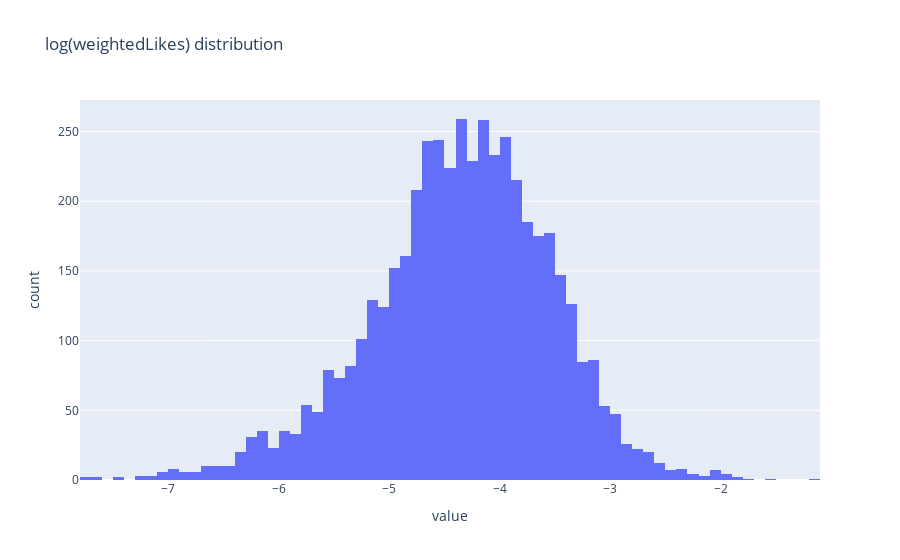

The code cell stored with this chart in its notebook:
### Code cell
f=px.histogram(np.log(dfRegression['weightedLikes']), title = 'log(weightedLikes) distribution')
f.update_layout(showlegend=False)

### Figure 1 — Plotly figure (JSON) as saved in the notebook; plotly's stock layout.template omitted (floating-point values rounded to 4 significant figures; data arrays with more than 128 entries replaced by an {"elided": "..."} marker saying what was removed)
{"data": [{"alignmentgroup": "True", "bingroup": "x", "hovertemplate": "variable=weightedLikes<br>value=%{x}<br>count=%{y}<extra></extra>", "legendgroup": "weightedLikes", "marker": {"color": "#636efa"}, "name": "weightedLikes", "offsetgroup": "weightedLikes", "orientation": "v", "showlegend": true, "type": "histogram", "x": {"elided": "4807 float values"}, "xaxis": "x", "yaxis": "y"}], "layout": {"barmode": "relative", "legend": {"title": {"text": "variable"}, "tracegroupgap": 0}, "showlegend": false, "title": {"text": "log(weightedLikes) distribution"}, "xaxis": {"anchor": "y", "domain": [0, 1], "title": {"text": "value"}}, "yaxis": {"anchor": "x", "domain": [0, 1], "title": {"text": "count"}}}}
